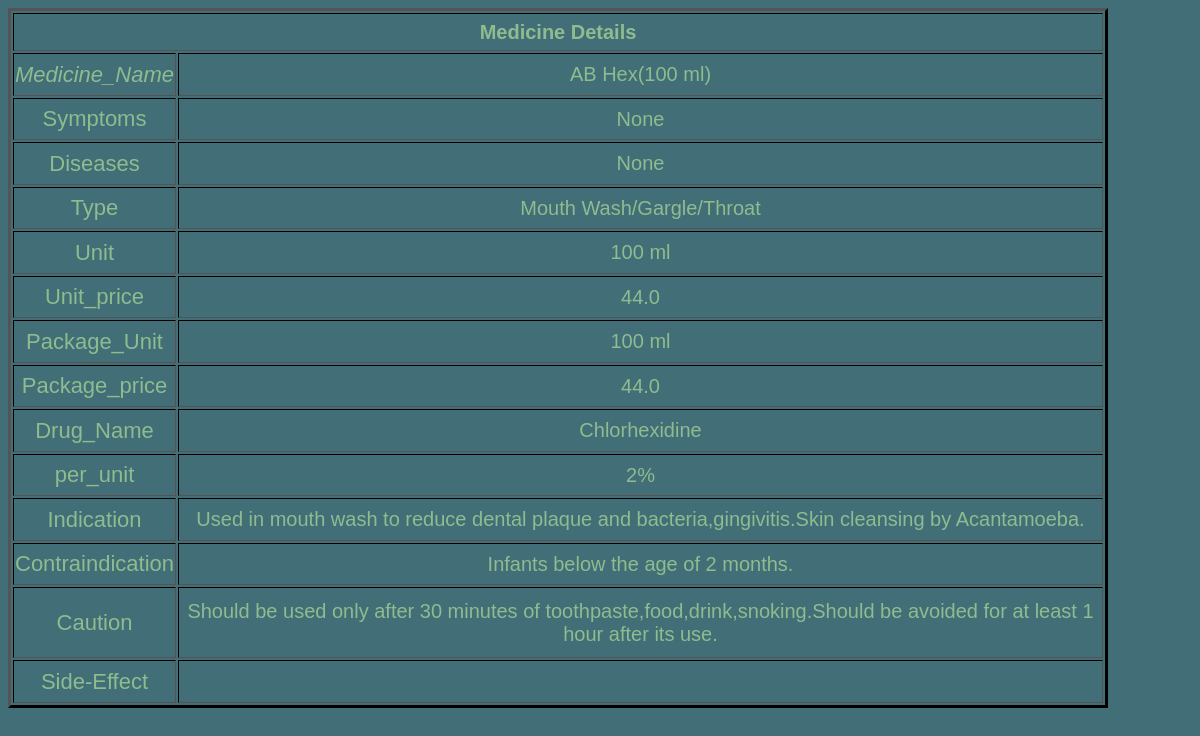
Screenshot of /guide/view/7/ with the database file from the repository.
### guide/models.py (models this page shows, shortened)
class guides(models.Model):
    mname=models.CharField(null='False',verbose_name='Medicine_Name',max_length=30)
    symptoms = models.CharField(max_length=1000, null='False')
    diseases = models.CharField(max_length=1000,null='False')
    category=models.CharField(null='False',verbose_name='Type',max_length=50)
    unit=models.CharField(max_length=10,null='False',verbose_name='Unit')
    unit_price=models.FloatField(null='False',verbose_name='Unit_price')
    package_unit=models.CharField(max_length=10,null='False',verbose_name='Package_Unit')
    package_price=models.FloatField(null='False',verbose_name='Package_price')
    drug=models.CharField(max_length=20,null='False',verbose_name='Drug_Name')
    per_unit=models.CharField(max_length=10,null='False',verbose_name='per_unit')
    indication=models.CharField(max_length=100,verbose_name='Indication')
    contraindication=models.CharField(max_length=100,verbose_name='Containdication')
    caution=models.CharField(max_length=500,null='True',verbose_name='Caution')
    side_effect=models.CharField(max_length=500,null='True',verbose_name='Side-Effect')

### guide/views.py (the view)
# urls.py: path('view/<int:pk>/', View,name='vieww'),
def View(request, pk):
    guide= get_object_or_404(guides,id=pk)
    return render(request,'view.html',{'key':guide})

### guide/templates/view.html
{% load static %}
<html>
    <head>
        <link rel="stylesheet" type="text/css" href="{% static 'guide.css' %}">
    </head>
    <body>
        <table border=3>
        <th colspan="2">Medicine Details</th>
<tr><td class="menu"><I>Medicine_Name</I></td><td>{{key.mname}}</td></tr>
<tr><td class="menu">Symptoms</td><td>{{key.symptoms}}</td></tr>
<tr><td class="menu">Diseases</td><td>{{key.diseases}}</td></tr>
<tr><td class="menu">Type</td><td>{{ key.category }}</td></tr>
<tr><td class="menu">Unit</td><td>{{ key.unit }}</td></tr>
<tr><td class="menu">Unit_price</td><td>{{ key.unit_price }}</td></tr>
<tr><td class="menu">Package_Unit</td><td>{{ key.package_unit }}</td></tr>
<tr><td class="menu">Package_price</td><td>{{ key.package_price }}</td></tr>
<tr><td class="menu">Drug_Name</td><td>{{ key.drug }}</td></tr>
<tr><td class="menu">per_unit</td><td>{{ key.per_unit }}</td></tr>
<tr><td class="menu">Indication</td><td>{{ key.indication }}</td></tr>
<tr><td class="menu">Contraindication</td><td>{{ key.contraindication }}</td></tr>
<tr><td class="menu">Caution</td><td>{{ key.caution }}</td></tr>
<tr><td class="menu">Side-Effect</td><td>{{ key.side_effect }}</td></tr>
        </table>
</body>
</html>

### guide/static/guide.css (style rules this page uses)
body { background-color: rgba(13, 70, 83, 0.78); }
table { border-color:black; height:700px; width:1100px; text-align: center; font-size: 20px; color:darkseagreen; font-family: Arial, Helvetica, sans-serif; }
table tr td.menu { font-size: 22px; }

### rows the page displays
guides: mname "AB Hex(100 ml)", symptoms "None", diseases "None", category "Mouth Wash/Gargle/Throat", unit "100 ml", unit_price "44.0", package_unit "100 ml", package_price "44.0", drug "Chlorhexidine", per_unit "2%", indication "Used in mouth wash to reduce dental plaque and bacteria,gingivitis.Skin cleansing by Acantamoeba.", contraindication "Infants below the age of 2 months.", caution "Should be used only after 30 minutes of toothpaste,food,drink,snoking.Should be avoided for at least 1 hour after its use."
